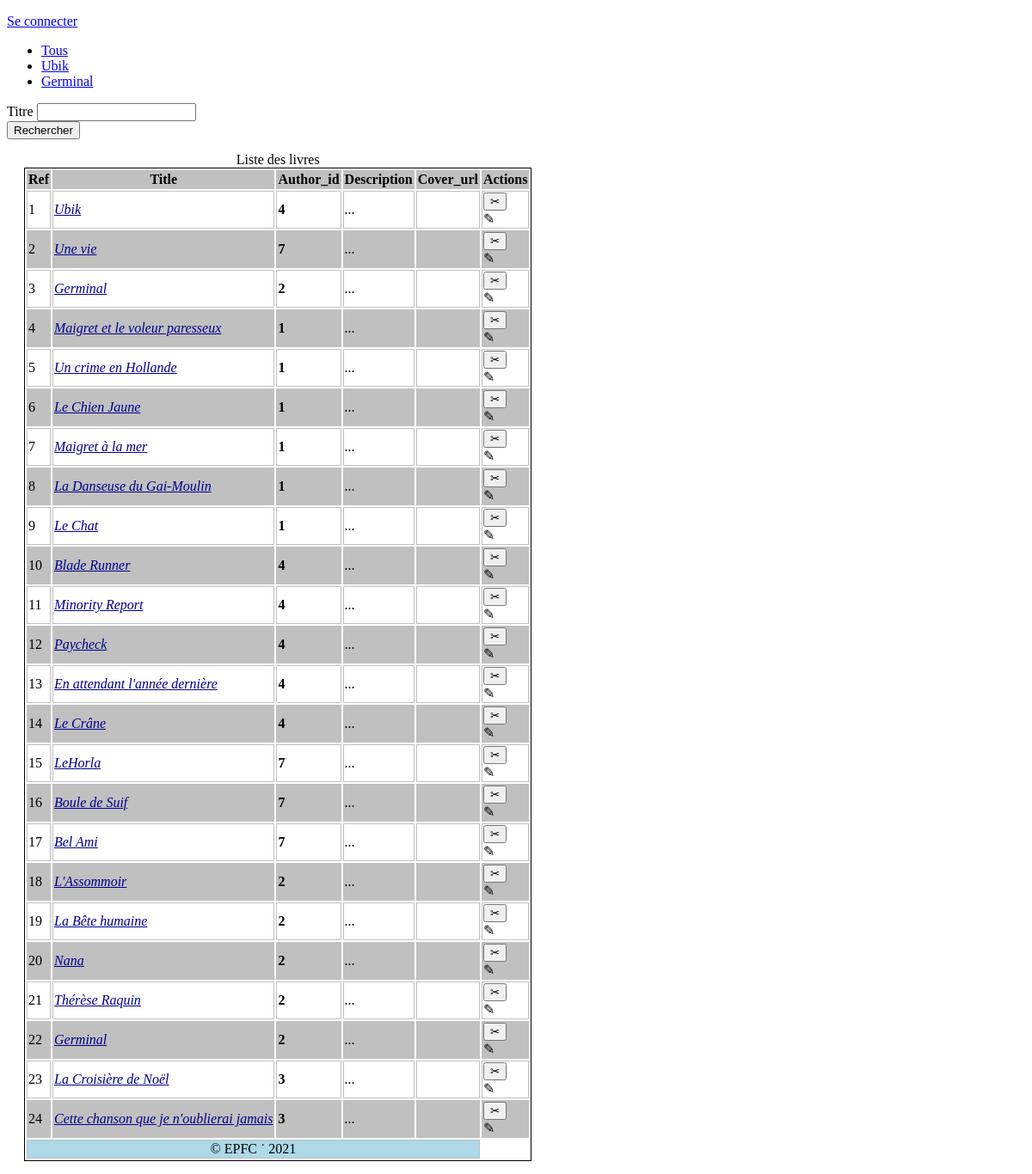
Page /liste.php on the committed database.
### tables this page shows
CREATE TABLE `books` (
  `ref` int(10) UNSIGNED NOT NULL,
  `title` varchar(50) NOT NULL DEFAULT '',
  `author_id` int(10) UNSIGNED NOT NULL,
  `description` text,
  `cover_url` varchar(255) DEFAULT NULL
);

### liste.php (the view, shortened to what this page needs)
<?php
$books = [];
$title = "";
$link = mysqli_connect(HOSTNAME,USERNAME,PASSWORD,DATABASE);
mysqli_query($link, "SET NAMES utf8");
if(!empty($title)) {
	$title = mysqli_real_escape_string($link, $title);
	$query = "SELECT * FROM books WHERE title='$title'";
} else {
	$query = "SELECT * FROM books";
}
$result = mysqli_query($link, $query);
if($result) {
	while(($book = mysqli_fetch_assoc($result))) {
		$books[] = $book;
	}
	$fields = mysqli_fetch_fields($result);
}
?>
<!doctype html>
<html lang="fr">
<head>
</head>
<body>
<p><a href="signin.php">Se connecter</a></p>
<ul>
	<li><a href="<?= $_SERVER['PHP_SELF']; ?>">Tous</a></li>
	<li><a href="?title=Ubik">Ubik</a></li>
	<li><a href="?title=Germinal">Germinal</a></li>
</ul>
<form action="<?= $_SERVER['PHP_SELF'] ?>" method="post">
	<div>
		<label>Titre</label>
		<input type="text" name="title">
	</div>
	<button>Rechercher</button>
</form>
<table>
	<caption>Liste des livres</caption>
	<thead>
		<tr>
		<?php foreach($fields as $field) : ?>
			<th><?= ucfirst($field->name); ?></th>
		<?php endforeach; ?>
			<th>Actions</th>
		</tr>
	</thead>
	<tbody>
	<?php foreach($books as $book) : ?>
		<tr>
			<td><?= $book['ref'] ?></td>
			<td><a class="book-title" href="show.php?ref=<?= $book['ref'] ?>"><?= $book['title'] ?></a></td>
			<td class="author"><?= $book['author_id'] ?></td>
			<td><?= substr($book['description'],0,20)."..." ?></td>
			<td><?php if(!empty($book['cover_url'])) : ?>
				<img src="<?= IMG_FOLDER.$book['cover_url'] ?>" alt="<?= $book['title'] ?>" height="80">
				<?php endif; ?>
			</td>
			<td>
				<form action="delete.php" method="post">
					<button class="ico-delete">&#9986;</button>
				</form>
				<span class="ico-edit">&#9998;</span>
			</td>
		</tr>
	<?php endforeach; ?>
	</tbody>
	<tfoot>
		<tr><td colspan="5">&copy; EPFC &dot; 2021</td></tr>
	</tfoot>
</table>
</body>
</html>

### rows in the picture
books: ref "1", title "Ubik", author "4"
books: ref "2", title "Une vie", author "7"
books: ref "3", title "Germinal", author "2"
books: ref "4", title "Maigret et le voleur paresseux", author "1"
books: ref "5", title "Un crime en Hollande", author "1"
books: ref "6", title "Le Chien Jaune", author "1"
books: ref "7", title "Maigret à la mer", author "1"
books: ref "8", title "La Danseuse du Gai-Moulin", author "1"
books: ref "9", title "Le Chat", author "1"
books: ref "10", title "Blade Runner", author "4"
books: ref "11", title "Minority Report", author "4"
books: ref "12", title "Paycheck", author "4"
books: ref "13", title "En attendant l'année dernière", author "4"
books: ref "14", title "Le Crâne", author "4"
books: ref "15", title "LeHorla", author "7"
books: ref "16", title "Boule de Suif", author "7"
books: ref "17", title "Bel Ami", author "7"
books: ref "18", title "L'Assommoir", author "2"
books: ref "19", title "La Bête humaine", author "2"
books: ref "20", title "Nana", author "2"
books: ref "21", title "Thérèse Raquin", author "2"
books: ref "22", title "Germinal", author "2"
books: ref "23", title "La Croisière de Noël", author "3"
books: ref "24", title "Cette chanson que je n'oublierai jamais", author "3"

### other values in the picture
$field->name "Ref"
$field->name "Title"
$field->name "Author_id"
$field->name "Description"
$field->name "Cover_url"
